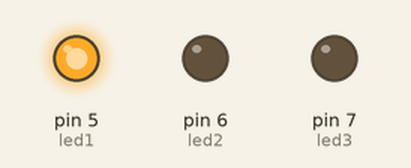
Simulated run of this sketch. Board: Arduino Uno, built with avr-gcc and run on an emulated ATmega328P. Parts: output pins drawn as LEDs (lit = HIGH). Pins used as bus, display or sensor lines are not drawn.

Above: at 0.5 s.
At 2.5 s:
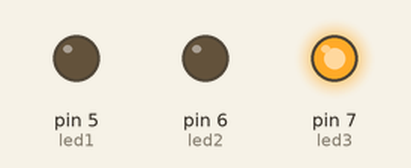
At 3.5 s:
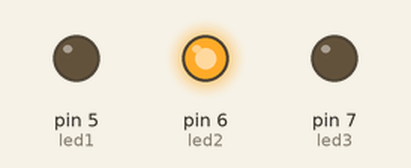
Timing chart, 0 to 5.2 s (numbered marks = the images above):
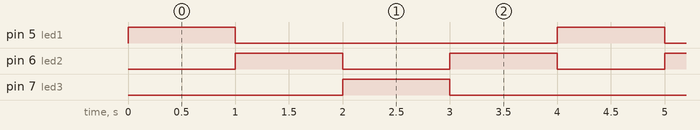

The sketch:

sketch_feb27a-protocube-test1.ino
```cpp
// (licence header left out)
int led1 = 5;
int led2 = 6;
int led3 = 7;
int c1 = 8;

int delayVal = 1000;

void setup() {
  pinMode(led1, OUTPUT);
  pinMode(led2, OUTPUT);
  pinMode(led3, OUTPUT);
  pinMode(c1, OUTPUT);
}

void loop() {
  digitalWrite(c1, HIGH);

  digitalWrite(led1, HIGH);
  delay(delayVal);
  digitalWrite(led1, LOW);

  digitalWrite(led2, HIGH);
  delay(delayVal);
  digitalWrite(led2, LOW);

  digitalWrite(led3, HIGH);
  delay(delayVal);
  digitalWrite(led3, LOW);

  digitalWrite(led2, HIGH);
  delay(delayVal);
  digitalWrite(led2, LOW);
}
```

Measured:
- by itself, pin 5 (led1), pin 7 (led3): alternates HIGH for 1.0 s and LOW for 3.0 s
- by itself, pin 6 (led2): alternates HIGH for 1.0 s and LOW for 1.0 s
- by itself, everything shown: repeats every 4.0 s, in 5 steps
